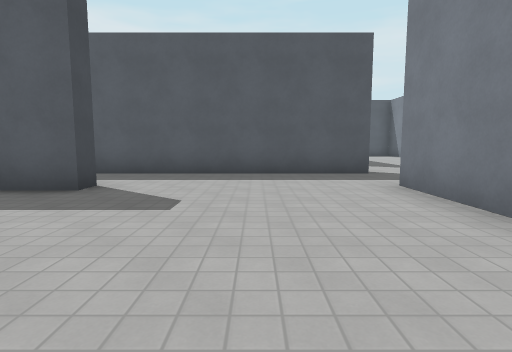
View 1 (above)

24 first-person views from a walk through a Godot game level. The camera is 1.3 m above the floor, tilts 6° down and sees 80° across. The floor is counted in squares, 2 m on a side. Each view is taken from the middle of a square. On the plan, view 1 faces up. The plan holds only what a view shows up to about 10 squares ahead; the rest is blank. Surface patterns are stand-ins for the level's own textures.

View 2
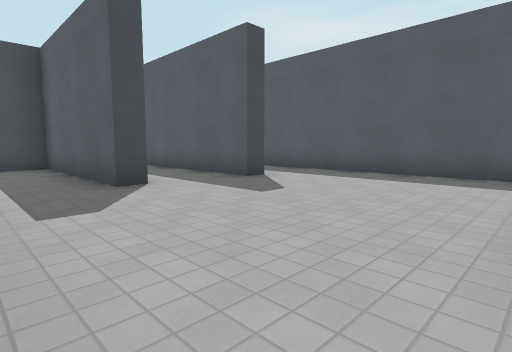

View 3
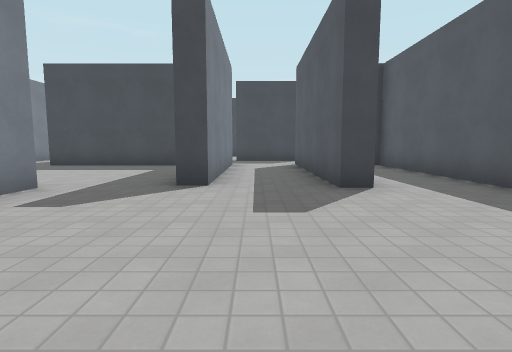

View 4
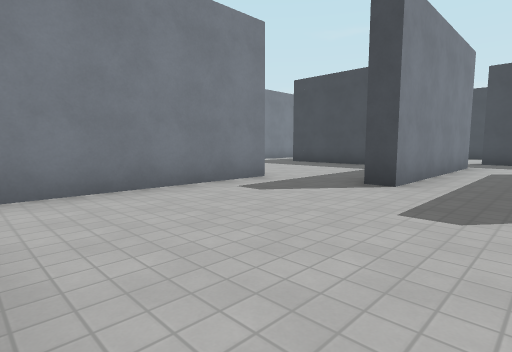

View 5
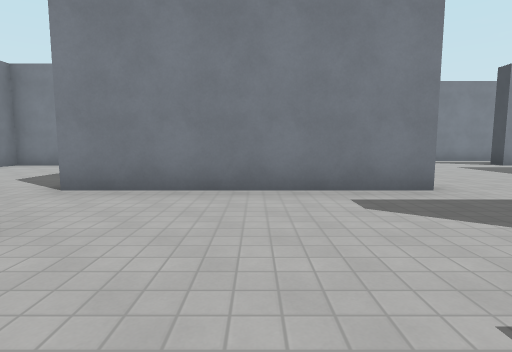

View 6
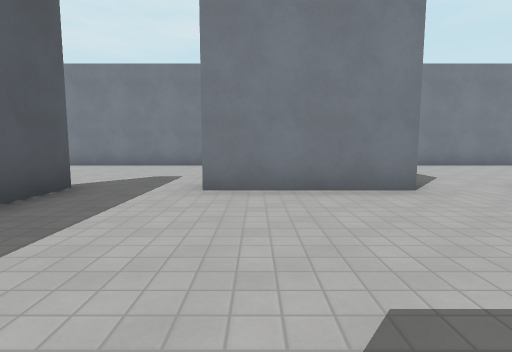

View 7
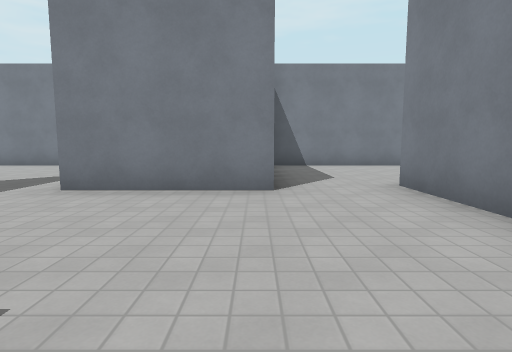

View 8
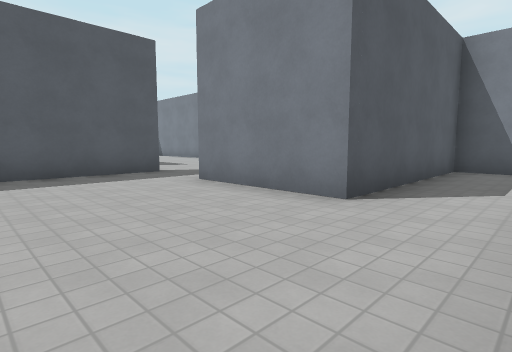

View 9
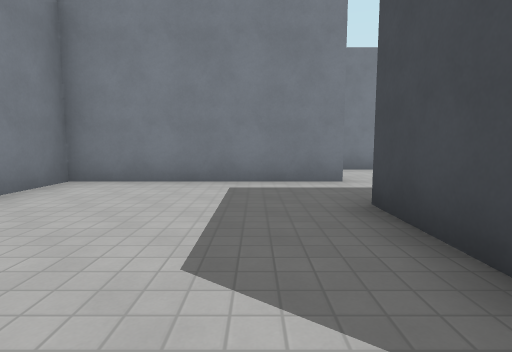

View 10
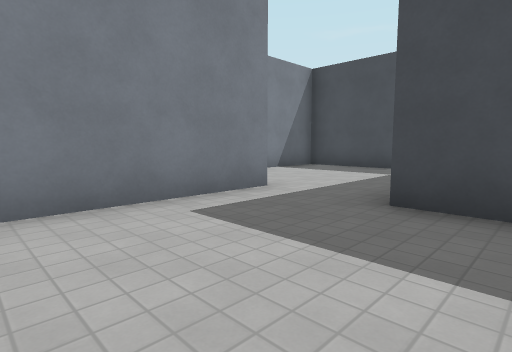

View 11
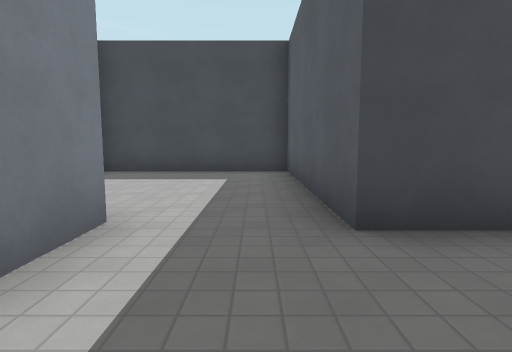

View 12
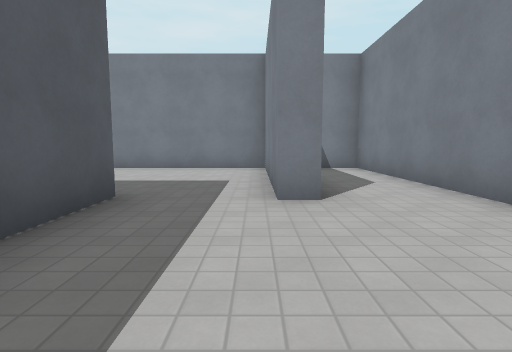

View 13
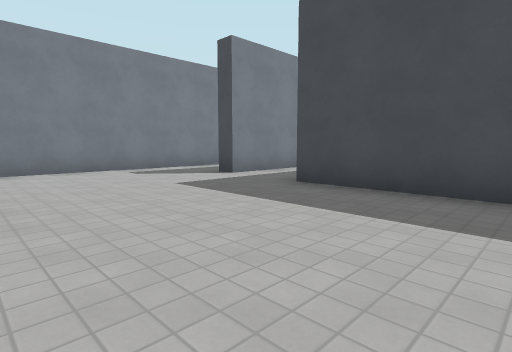

View 14
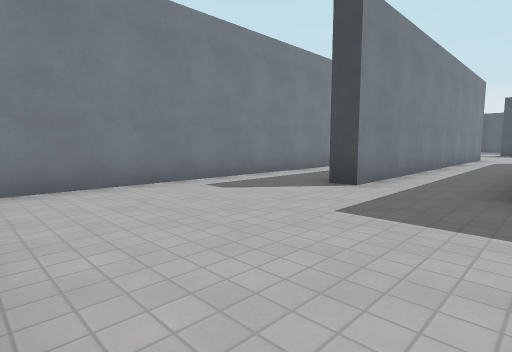

View 15
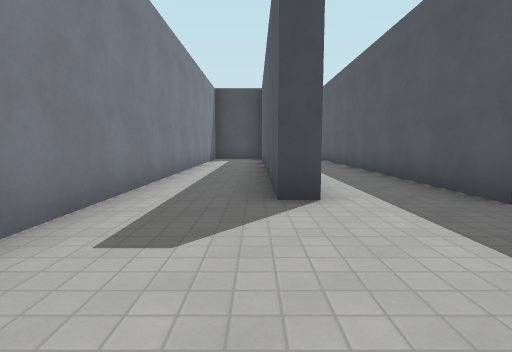

View 16
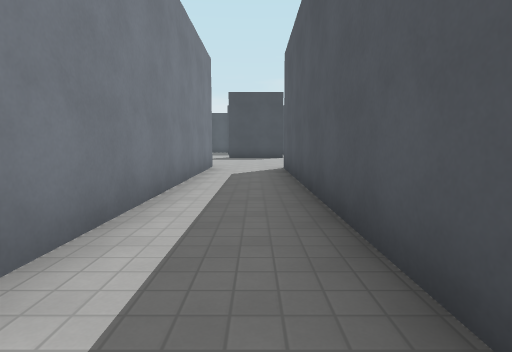

View 17
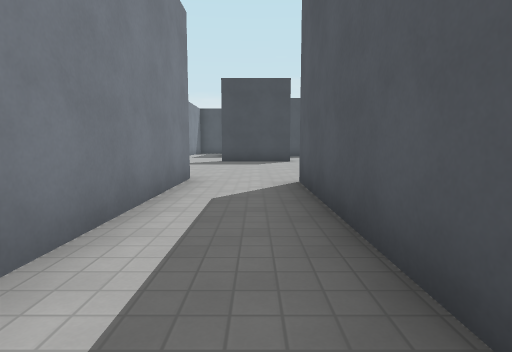

View 18
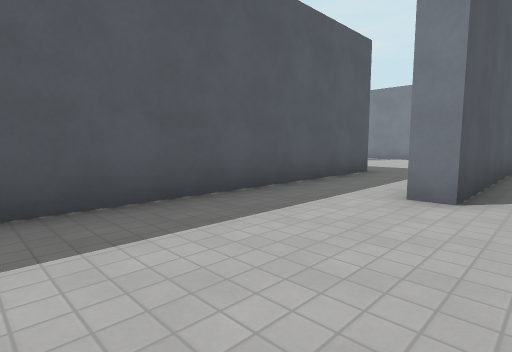

View 19
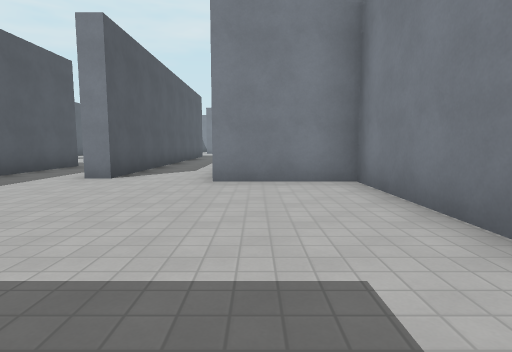

View 20
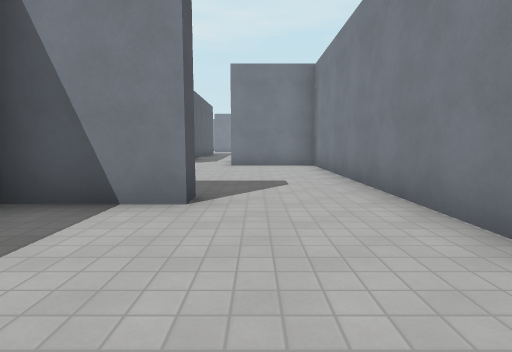

View 21
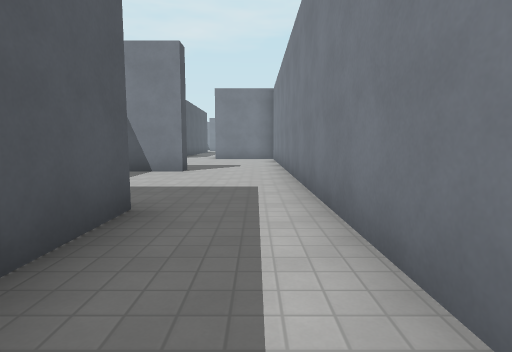

View 22
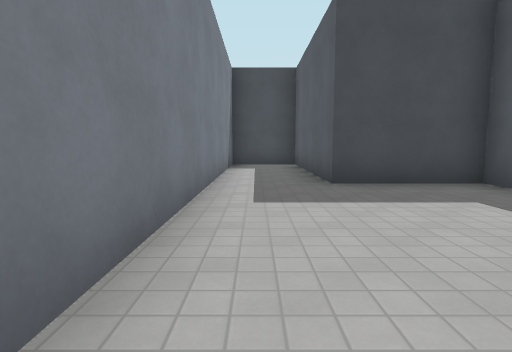

View 23
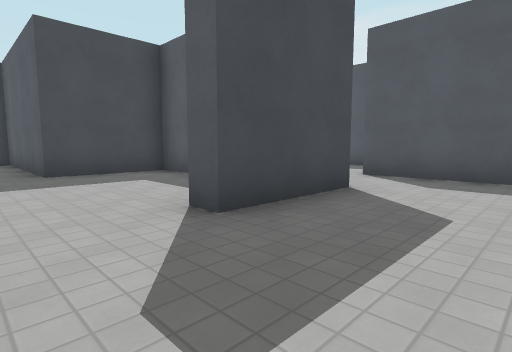

View 24
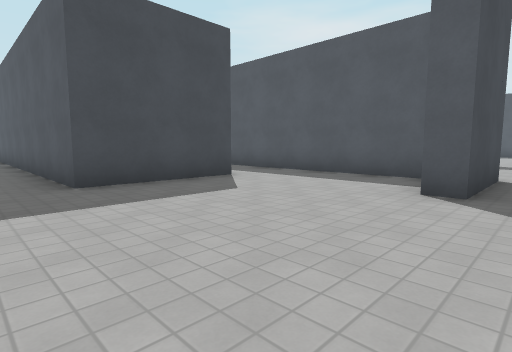

### Floor plan
Ten units are one square. View 1 is at (0, 0); x grows to the right and y downward. Boxes are objects, and circles mark ways between rooms. Rooms are numbered by the first view taken in them; rooms with no view inside come last. Other rooms are left out.
<svg viewBox="-332 -73 409 155">
<path fill="none" stroke="#000" d="M-25 -49 -25 -43 -76 -43M23 -17 23 -48M-26 2 28 2M26 -68 -72 -68M-78 -23 -27 -23 -27 -17M27 14 27 32M35 52 72 52 72 -17 23 -17M25 59 25 52 35 52M27 32 -23 32 -23 77 72 77 72 68M-27 -17 -73 -17 -73 32 -172 32M-140 77 -34 77M-178 52 -75 52 -75 58 -135 58M-172 32 -172 28M-232 26 -232 52 -238 52M-175 8 -240 8M-245 77 -178 77 -178 52M-269 32 -280 32 -280 58 -327 58 -327 77 -245 77M-238 52 -238 32M-140 -24 -140 8 -175 8M-108 -43 -145 -43M-97 -48 -97 -23 -102 -23"/>
<circle cx="30" cy="-5" r="3" fill="#2a7"/>
<circle cx="-30" cy="-5" r="3" fill="#2a7"/>
<circle cx="-80" cy="-30" r="3" fill="#2a7"/>
<circle cx="30" cy="45" r="3" fill="#2a7"/>
<circle cx="-170" cy="45" r="3" fill="#2a7"/>
<circle cx="-245" cy="65" r="3" fill="#2a7"/>
<circle cx="-180" cy="20" r="3" fill="#2a7"/>
<text x="-10" y="-30">1</text>
<text x="50" y="20">2</text>
<text x="20" y="60">3</text>
<text x="-70" y="40">4</text>
<text x="-200" y="50">5</text>
<text x="-270" y="60">6</text>
<text x="-110" y="0">7</text>
</svg>
Room 1 opens to room 2. Room 1 opens to room 4. Room 1 opens to room 7. Room 2 opens to room 3. Room 4 opens to room 5. Room 5 opens to room 6. Room 5 opens to room 7.

Where each view was taken, in squares from view 1:
view 1: 0 up, 0 right, facing up
view 2: 0 up, 2 right, facing up-left
view 3: 3 up, 2 right, facing left
view 4: 4 up, 2 right, facing down-left
view 5: 4 up, 0 right, facing down
view 6: 4 up, 2 left, facing right
view 7: 2 up, 2 left, facing right
view 8: 0 up, 1 left, facing up-right
view 9: 0 up, 4 right, facing down
view 10: 2 down, 6 right, facing down-left
view 11: 4 down, 5 right, facing left
view 12: 5 down, 1 left, facing right
view 13: 0 up, 3 left, facing down-left
view 14: 3 down, 3 left, facing down-left
view 15: 6 down, 4 left, facing left
view 16: 4 down, 9 left, facing left
view 17: 4 down, 12 left, facing left
view 18: 4 down, 21 left, facing up-right
view 19: 6 down, 23 left, facing right
view 20: 6 down, 27 left, facing right
view 21: 7 down, 31 left, facing right
view 22: 7 down, 23 left, facing left
view 23: 7 down, 21 left, facing up-left
view 24: 2 down, 9 left, facing up-left
